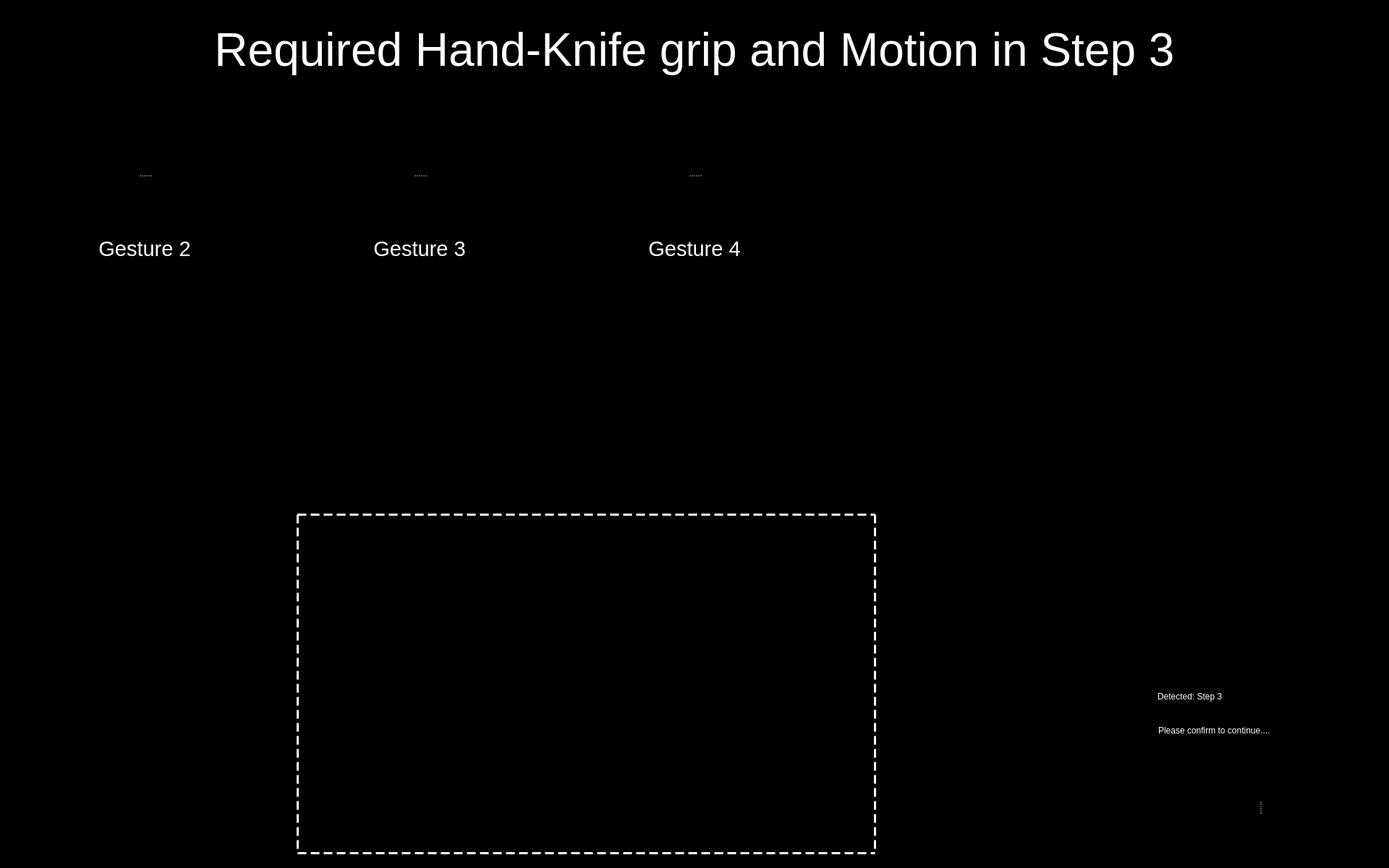
<?xml version="1.0" encoding="UTF-8"?>
<ui version="4.0">
 <class>Entry_Step_3_UI</class>
 <widget class="QWidget" name="Entry_Step_3_UI">
  <property name="windowModality">
   <enum>Qt::WindowModal</enum>
  </property>
  <property name="enabled">
   <bool>true</bool>
  </property>
  <property name="geometry">
   <rect>
    <x>0</x>
    <y>0</y>
    <width>1920</width>
    <height>1200</height>
   </rect>
  </property>
  <property name="sizePolicy">
   <sizepolicy hsizetype="Preferred" vsizetype="Preferred">
    <horstretch>0</horstretch>
    <verstretch>0</verstretch>
   </sizepolicy>
  </property>
  <property name="minimumSize">
   <size>
    <width>0</width>
    <height>0</height>
   </size>
  </property>
  <property name="maximumSize">
   <size>
    <width>1920</width>
    <height>1200</height>
   </size>
  </property>
  <property name="windowTitle">
   <string>Food Assist</string>
  </property>
  <property name="windowOpacity">
   <double>1.000000000000000</double>
  </property>
  <property name="styleSheet">
   <string notr="true">background-color: rgb(0, 0, 0);</string>
  </property>
  <widget class="QWidget" name="widget" native="true">
   <property name="geometry">
    <rect>
     <x>1540</x>
     <y>940</y>
     <width>381</width>
     <height>81</height>
    </rect>
   </property>
   <property name="styleSheet">
    <string notr="true">background-color: rgb(0, 0, 0);</string>
   </property>
   <widget class="QLabel" name="label">
    <property name="geometry">
     <rect>
      <x>10</x>
      <y>0</y>
      <width>41</width>
      <height>51</height>
     </rect>
    </property>
    <property name="styleSheet">
     <string notr="true"/>
    </property>
    <property name="text">
     <string/>
    </property>
    <property name="pixmap">
     <pixmap resource="resources/res.qrc">:/img/Icon Detected.svg</pixmap>
    </property>
    <property name="alignment">
     <set>Qt::AlignRight|Qt::AlignTrailing|Qt::AlignVCenter</set>
    </property>
   </widget>
   <widget class="QLabel" name="label_2">
    <property name="geometry">
     <rect>
      <x>60</x>
      <y>3</y>
      <width>281</width>
      <height>40</height>
     </rect>
    </property>
    <property name="styleSheet">
     <string notr="true">font: 75 28pt &quot;Arial&quot;;
color: rgb(255, 255, 255);</string>
    </property>
    <property name="text">
     <string>Detected: Step 3</string>
    </property>
    <property name="textFormat">
     <enum>Qt::RichText</enum>
    </property>
   </widget>
   <widget class="QLabel" name="label_3">
    <property name="geometry">
     <rect>
      <x>61</x>
      <y>54</y>
      <width>321</width>
      <height>31</height>
     </rect>
    </property>
    <property name="styleSheet">
     <string notr="true">font: 18pt &quot;Arial&quot;;
color: rgb(255, 255, 255)</string>
    </property>
    <property name="text">
     <string>Please confirm to continue....</string>
    </property>
   </widget>
  </widget>
  <widget class="QLabel" name="img_detected_step3">
   <property name="geometry">
    <rect>
     <x>1460</x>
     <y>510</y>
     <width>441</width>
     <height>401</height>
    </rect>
   </property>
   <property name="frameShape">
    <enum>QFrame::NoFrame</enum>
   </property>
   <property name="text">
    <string/>
   </property>
   <property name="pixmap">
    <pixmap resource="resources/res.qrc">:/detected steps/Detected Step3.png</pixmap>
   </property>
   <property name="scaledContents">
    <bool>true</bool>
   </property>
  </widget>
  <widget class="QLabel" name="label_8">
   <property name="geometry">
    <rect>
     <x>410</x>
     <y>710</y>
     <width>801</width>
     <height>471</height>
    </rect>
   </property>
   <property name="styleSheet">
    <string notr="true">border :3px solid white;
border-style : dashed;
background-color: rgb(0, 0, 0, 0);</string>
   </property>
   <property name="text">
    <string/>
   </property>
  </widget>
  <widget class="QWidget" name="widget_2" native="true">
   <property name="geometry">
    <rect>
     <x>1559</x>
     <y>1030</y>
     <width>361</width>
     <height>161</height>
    </rect>
   </property>
   <property name="styleSheet">
    <string notr="true">background-color: rgb(0,0,0);</string>
   </property>
   <widget class="QSplitter" name="splitter">
    <property name="geometry">
     <rect>
      <x>10</x>
      <y>10</y>
      <width>345</width>
      <height>150</height>
     </rect>
    </property>
    <property name="frameShape">
     <enum>QFrame::NoFrame</enum>
    </property>
    <property name="frameShadow">
     <enum>QFrame::Plain</enum>
    </property>
    <property name="lineWidth">
     <number>0</number>
    </property>
    <property name="orientation">
     <enum>Qt::Horizontal</enum>
    </property>
    <property name="opaqueResize">
     <bool>false</bool>
    </property>
    <property name="handleWidth">
     <number>45</number>
    </property>
    <property name="childrenCollapsible">
     <bool>false</bool>
    </property>
    <widget class="QPushButton" name="button_yes">
     <property name="enabled">
      <bool>true</bool>
     </property>
     <property name="minimumSize">
      <size>
       <width>81</width>
       <height>81</height>
      </size>
     </property>
     <property name="maximumSize">
      <size>
       <width>150</width>
       <height>150</height>
      </size>
     </property>
     <property name="cursor">
      <cursorShape>OpenHandCursor</cursorShape>
     </property>
     <property name="focusPolicy">
      <enum>Qt::WheelFocus</enum>
     </property>
     <property name="contextMenuPolicy">
      <enum>Qt::DefaultContextMenu</enum>
     </property>
     <property name="icon">
      <iconset resource="resources/res.qrc">
       <normaloff>:/buttons/Button Yes.svg</normaloff>:/buttons/Button Yes.svg</iconset>
     </property>
     <property name="iconSize">
      <size>
       <width>144</width>
       <height>144</height>
      </size>
     </property>
     <property name="autoDefault">
      <bool>false</bool>
     </property>
     <property name="default">
      <bool>false</bool>
     </property>
     <property name="flat">
      <bool>true</bool>
     </property>
    </widget>
    <widget class="QPushButton" name="button_no">
     <property name="enabled">
      <bool>true</bool>
     </property>
     <property name="minimumSize">
      <size>
       <width>81</width>
       <height>81</height>
      </size>
     </property>
     <property name="maximumSize">
      <size>
       <width>150</width>
       <height>150</height>
      </size>
     </property>
     <property name="cursor">
      <cursorShape>OpenHandCursor</cursorShape>
     </property>
     <property name="focusPolicy">
      <enum>Qt::WheelFocus</enum>
     </property>
     <property name="contextMenuPolicy">
      <enum>Qt::DefaultContextMenu</enum>
     </property>
     <property name="icon">
      <iconset resource="resources/res.qrc">
       <normaloff>:/buttons/Button No.svg</normaloff>:/buttons/Button No.svg</iconset>
     </property>
     <property name="iconSize">
      <size>
       <width>144</width>
       <height>144</height>
      </size>
     </property>
     <property name="autoDefault">
      <bool>false</bool>
     </property>
     <property name="default">
      <bool>false</bool>
     </property>
     <property name="flat">
      <bool>true</bool>
     </property>
    </widget>
   </widget>
  </widget>
  <widget class="QSplitter" name="splitter_4">
   <property name="geometry">
    <rect>
     <x>800</x>
     <y>160</y>
     <width>320</width>
     <height>282</height>
    </rect>
   </property>
   <property name="orientation">
    <enum>Qt::Vertical</enum>
   </property>
   <widget class="QLabel" name="image_required_3">
    <property name="maximumSize">
     <size>
      <width>320</width>
      <height>240</height>
     </size>
    </property>
    <property name="text">
     <string/>
    </property>
    <property name="pixmap">
     <pixmap resource="resources/res.qrc">:/img/gesture4.png</pixmap>
    </property>
    <property name="scaledContents">
     <bool>true</bool>
    </property>
   </widget>
   <widget class="QLabel" name="text_required_3">
    <property name="font">
     <font>
      <family>Arial</family>
      <pointsize>22</pointsize>
      <weight>9</weight>
      <italic>false</italic>
      <bold>false</bold>
     </font>
    </property>
    <property name="styleSheet">
     <string notr="true">font: 75 22pt &quot;Arial&quot;;
color: rgb(255, 255, 255);</string>
    </property>
    <property name="text">
     <string>Gesture 4</string>
    </property>
    <property name="textFormat">
     <enum>Qt::PlainText</enum>
    </property>
    <property name="alignment">
     <set>Qt::AlignCenter</set>
    </property>
    <property name="wordWrap">
     <bool>true</bool>
    </property>
   </widget>
  </widget>
  <widget class="QSplitter" name="splitter_2">
   <property name="geometry">
    <rect>
     <x>40</x>
     <y>160</y>
     <width>320</width>
     <height>282</height>
    </rect>
   </property>
   <property name="orientation">
    <enum>Qt::Vertical</enum>
   </property>
   <widget class="QLabel" name="image_required_1">
    <property name="maximumSize">
     <size>
      <width>320</width>
      <height>240</height>
     </size>
    </property>
    <property name="text">
     <string/>
    </property>
    <property name="pixmap">
     <pixmap resource="resources/res.qrc">:/img/gesture2.png</pixmap>
    </property>
    <property name="scaledContents">
     <bool>true</bool>
    </property>
   </widget>
   <widget class="QLabel" name="text_required_1">
    <property name="font">
     <font>
      <family>Arial</family>
      <pointsize>22</pointsize>
      <weight>9</weight>
      <italic>false</italic>
      <bold>false</bold>
     </font>
    </property>
    <property name="styleSheet">
     <string notr="true">font: 75 22pt &quot;Arial&quot;;
color: rgb(255, 255, 255);</string>
    </property>
    <property name="text">
     <string>Gesture 2</string>
    </property>
    <property name="textFormat">
     <enum>Qt::PlainText</enum>
    </property>
    <property name="alignment">
     <set>Qt::AlignCenter</set>
    </property>
    <property name="wordWrap">
     <bool>true</bool>
    </property>
   </widget>
  </widget>
  <widget class="QSplitter" name="splitter_3">
   <property name="geometry">
    <rect>
     <x>420</x>
     <y>160</y>
     <width>320</width>
     <height>282</height>
    </rect>
   </property>
   <property name="orientation">
    <enum>Qt::Vertical</enum>
   </property>
   <widget class="QLabel" name="image_required_2">
    <property name="maximumSize">
     <size>
      <width>320</width>
      <height>240</height>
     </size>
    </property>
    <property name="text">
     <string/>
    </property>
    <property name="pixmap">
     <pixmap resource="resources/res.qrc">:/img/gesture3.png</pixmap>
    </property>
    <property name="scaledContents">
     <bool>true</bool>
    </property>
   </widget>
   <widget class="QLabel" name="text_required_2">
    <property name="font">
     <font>
      <family>Arial</family>
      <pointsize>22</pointsize>
      <weight>9</weight>
      <italic>false</italic>
      <bold>false</bold>
     </font>
    </property>
    <property name="styleSheet">
     <string notr="true">font: 75 22pt &quot;Arial&quot;;
color: rgb(255, 255, 255);</string>
    </property>
    <property name="text">
     <string>Gesture 3</string>
    </property>
    <property name="textFormat">
     <enum>Qt::PlainText</enum>
    </property>
    <property name="alignment">
     <set>Qt::AlignCenter</set>
    </property>
    <property name="wordWrap">
     <bool>true</bool>
    </property>
   </widget>
  </widget>
  <widget class="QLabel" name="label_text_1">
   <property name="geometry">
    <rect>
     <x>40</x>
     <y>20</y>
     <width>1840</width>
     <height>100</height>
    </rect>
   </property>
   <property name="font">
    <font>
     <family>Arial</family>
     <pointsize>48</pointsize>
     <weight>9</weight>
     <italic>false</italic>
     <bold>false</bold>
    </font>
   </property>
   <property name="styleSheet">
    <string notr="true">font: 75 48pt &quot;Arial&quot;;
color: rgb(255, 255, 255);</string>
   </property>
   <property name="text">
    <string>Required Hand-Knife grip and Motion in Step 3</string>
   </property>
   <property name="textFormat">
    <enum>Qt::RichText</enum>
   </property>
   <property name="alignment">
    <set>Qt::AlignCenter</set>
   </property>
   <property name="wordWrap">
    <bool>true</bool>
   </property>
  </widget>
 </widget>
 <resources>
  <include location="resources/res.qrc"/>
 </resources>
 <connections/>
</ui>
